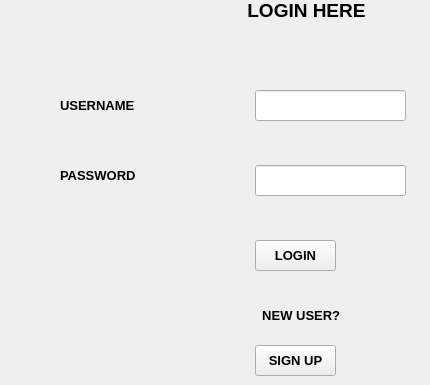
    <widget class="QWidget" name="LoginPage">
     <widget class="QLabel" name="label">
      <property name="geometry">
       <rect>
        <x>60</x>
        <y>90</y>
        <width>111</width>
        <height>31</height>
       </rect>
      </property>
      <property name="font">
       <font>
        <pointsize>10</pointsize>
        <weight>75</weight>
        <bold>true</bold>
       </font>
      </property>
      <property name="text">
       <string>USERNAME</string>
      </property>
     </widget>
     <widget class="QLabel" name="label_2">
      <property name="geometry">
       <rect>
        <x>60</x>
        <y>160</y>
        <width>111</width>
        <height>31</height>
       </rect>
      </property>
      <property name="font">
       <font>
        <pointsize>10</pointsize>
        <weight>75</weight>
        <bold>true</bold>
       </font>
      </property>
      <property name="text">
       <string>PASSWORD</string>
      </property>
     </widget>
     <widget class="QLineEdit" name="uname">
      <property name="geometry">
       <rect>
        <x>255</x>
        <y>90</y>
        <width>151</width>
        <height>31</height>
       </rect>
      </property>
      <property name="font">
       <font>
        <pointsize>10</pointsize>
       </font>
      </property>
     </widget>
     <widget class="QLineEdit" name="pwd">
      <property name="geometry">
       <rect>
        <x>255</x>
        <y>165</y>
        <width>151</width>
        <height>31</height>
       </rect>
      </property>
      <property name="font">
       <font>
        <pointsize>10</pointsize>
       </font>
      </property>
      <property name="text">
       <string/>
      </property>
      <property name="echoMode">
       <enum>QLineEdit::Password</enum>
      </property>
     </widget>
     <widget class="QPushButton" name="login">
      <property name="geometry">
       <rect>
        <x>255</x>
        <y>240</y>
        <width>81</width>
        <height>31</height>
       </rect>
      </property>
      <property name="font">
       <font>
        <pointsize>10</pointsize>
        <weight>75</weight>
        <bold>true</bold>
       </font>
      </property>
      <property name="text">
       <string>LOGIN</string>
      </property>
     </widget>
     <widget class="QPushButton" name="signup">
      <property name="geometry">
       <rect>
        <x>255</x>
        <y>345</y>
        <width>81</width>
        <height>31</height>
       </rect>
      </property>
      <property name="font">
       <font>
        <pointsize>10</pointsize>
        <weight>75</weight>
        <bold>true</bold>
       </font>
      </property>
      <property name="text">
       <string>SIGN UP</string>
      </property>
     </widget>
     <widget class="QLabel" name="label_3">
      <property name="geometry">
       <rect>
        <x>255</x>
        <y>300</y>
        <width>141</width>
        <height>31</height>
       </rect>
      </property>
      <property name="font">
       <font>
        <pointsize>10</pointsize>
        <weight>75</weight>
        <bold>true</bold>
       </font>
      </property>
      <property name="text">
       <string>  NEW USER?</string>
      </property>
     </widget>
     <widget class="QLabel" name="label_4">
      <property name="geometry">
       <rect>
        <x>200</x>
        <y>0</y>
        <width>221</width>
        <height>21</height>
       </rect>
      </property>
      <property name="font">
       <font>
        <pointsize>14</pointsize>
        <weight>75</weight>
        <bold>true</bold>
       </font>
      </property>
      <property name="text">
       <string>         LOGIN HERE</string>
      </property>
     </widget>
    </widget>
